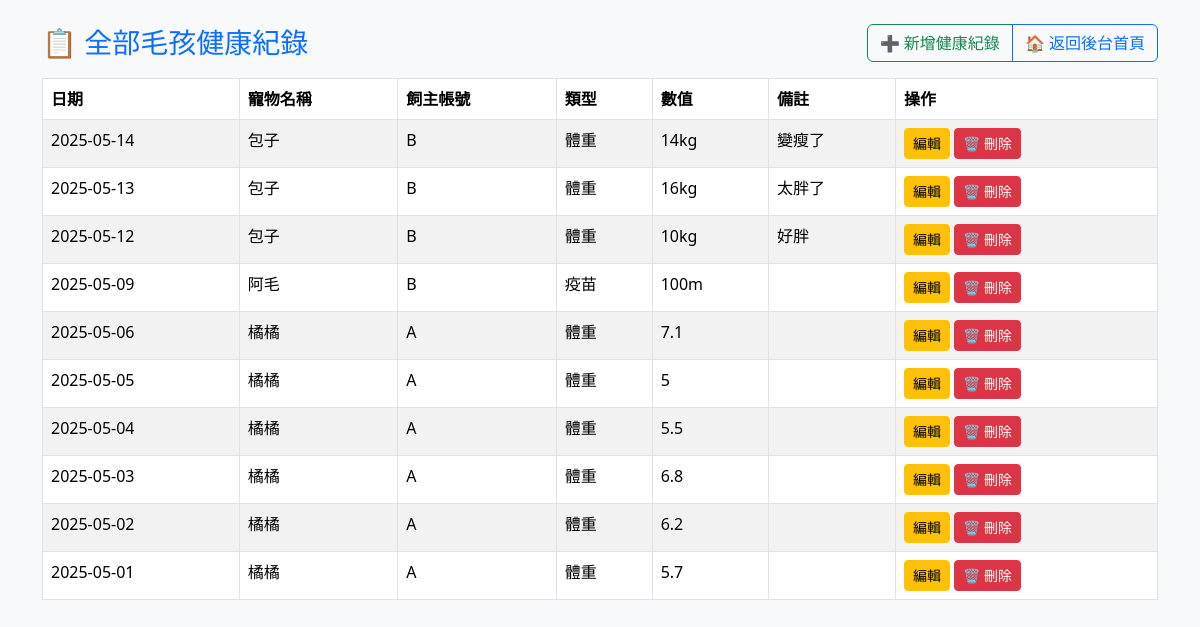
The page /admin_health_all.php (signed in) on the database its author committed.
### tables this page shows
CREATE TABLE `health_logs` (
  `id` int(11) NOT NULL,
  `pet_id` int(11) DEFAULT NULL,
  `date` date DEFAULT NULL,
  `item_type` enum('疫苗','體重','看診') DEFAULT NULL,
  `notes` text DEFAULT NULL,
  `value` varchar(50) DEFAULT NULL,
  `created_at` datetime DEFAULT current_timestamp()
);

CREATE TABLE `pets` (
  `id` int(11) NOT NULL,
  `user_id` int(11) DEFAULT NULL,
  `name` varchar(50) NOT NULL,
  `type` varchar(30) DEFAULT NULL,
  `gender` enum('公','母') DEFAULT NULL,
  `birth_date` date DEFAULT NULL,
  `photo_path` varchar(255) DEFAULT NULL,
  `created_at` datetime DEFAULT current_timestamp()
);

CREATE TABLE `user` (
  `id` int(11) NOT NULL,
  `username` varchar(50) NOT NULL,
  `password` varchar(255) NOT NULL,
  `role` varchar(50) NOT NULL DEFAULT '使用者',
  `created_at` datetime DEFAULT current_timestamp()
);

### admin_health_all.php (the view, shortened to what this page needs)
<?php
include 'pdo.php';
$sql = "SELECT h.id,h.date, h.item_type, h.value, h.notes,
               p.name AS pet_name,
               u.username AS user_name
        FROM health_logs h
        JOIN pets p ON h.pet_id = p.id
        JOIN user u ON p.user_id = u.id
        ORDER BY h.date DESC";
$stmt = $conn->prepare($sql);
$stmt->execute();
$logs = $stmt->fetchAll(PDO::FETCH_ASSOC);
?>
<!DOCTYPE html>
<html lang="en">
<head>
    <link href="https://cdn.jsdelivr.net/npm/bootstrap@5.3.3/dist/css/bootstrap.min.css" rel="stylesheet">
</head>
<body class="bg-light">
    <div class="container mt-4">
    <div class="d-flex justify-content-between align-items-center mb-3">
    <h3 class="text-primary mb-0">📋 全部毛孩健康紀錄</h3>
    <div class="btn-group" role="group">
        <a href="admin_health_add.php" class="btn btn-outline-success">➕ 新增健康紀錄</a>
        <a href="admin_dashboard.php" class="btn btn-outline-primary">🏠 返回後台首頁</a>
    </div>
</div>
        <?php if (empty($logs)): ?>
            <div class="alert alert-info">目前尚無任何健康紀錄</div>
        <?php else : ?>
            <table class="table table-bordered table-striped">
                <thead class="table-lignt">
                    <tr>
                        <th>日期</th>
                        <th>寵物名稱</th>
                        <th>飼主帳號</th>
                        <th>類型</th>
                        <th>數值</th>
                        <th>備註</th>
                        <th>操作</th>
                    </tr>
                </thead>
                <tbody>
<?php foreach ($logs as $log): ?>
    <tr>
        <td><?= $log['date'] ?></td>
        <td><?= $log['pet_name'] ?></td>
        <td><?= $log['user_name'] ?></td>
        <td><?= $log['item_type'] ?></td>
        <td><?= $log['value'] ?></td>
        <td><?= nl2br($log['notes']) ?></td>
        <td>
            <a href="admin_health_edit.php?id=<?= $log['id'] ?>" class="btn btn-sm btn-warning">編輯</a>
            <form action="api.php?do=admin_delete_health" method="post" style="display:inline;" onsubmit="return confirm('確定要刪除這筆紀錄嗎？')">
                <button type="submit" class="btn btn-sm btn-danger">🗑️ 刪除</button>
 </form> </td>
    </tr>
    <?php endforeach; ?>
</tbody>
</table>
<?php endif; ?>
    </div>
</body>
</html>

### rows shown on the page
health_logs: date "2025-05-14", pet.name "包子", user.username "B", item_type "體重", value "14kg", notes "變瘦了"
health_logs: date "2025-05-13", pet.name "包子", user.username "B", item_type "體重", value "16kg", notes "太胖了"
health_logs: date "2025-05-12", pet.name "包子", user.username "B", item_type "體重", value "10kg", notes "好胖"
health_logs: date "2025-05-09", pet.name "阿毛", user.username "B", item_type "疫苗", value "100m"
health_logs: date "2025-05-06", pet.name "橘橘", user.username "A", item_type "體重", value "7.1"
health_logs: date "2025-05-05", pet.name "橘橘", user.username "A", item_type "體重", value "5"
health_logs: date "2025-05-04", pet.name "橘橘", user.username "A", item_type "體重", value "5.5"
health_logs: date "2025-05-03", pet.name "橘橘", user.username "A", item_type "體重", value "6.8"
health_logs: date "2025-05-02", pet.name "橘橘", user.username "A", item_type "體重", value "6.2"
health_logs: date "2025-05-01", pet.name "橘橘", user.username "A", item_type "體重", value "5.7"
